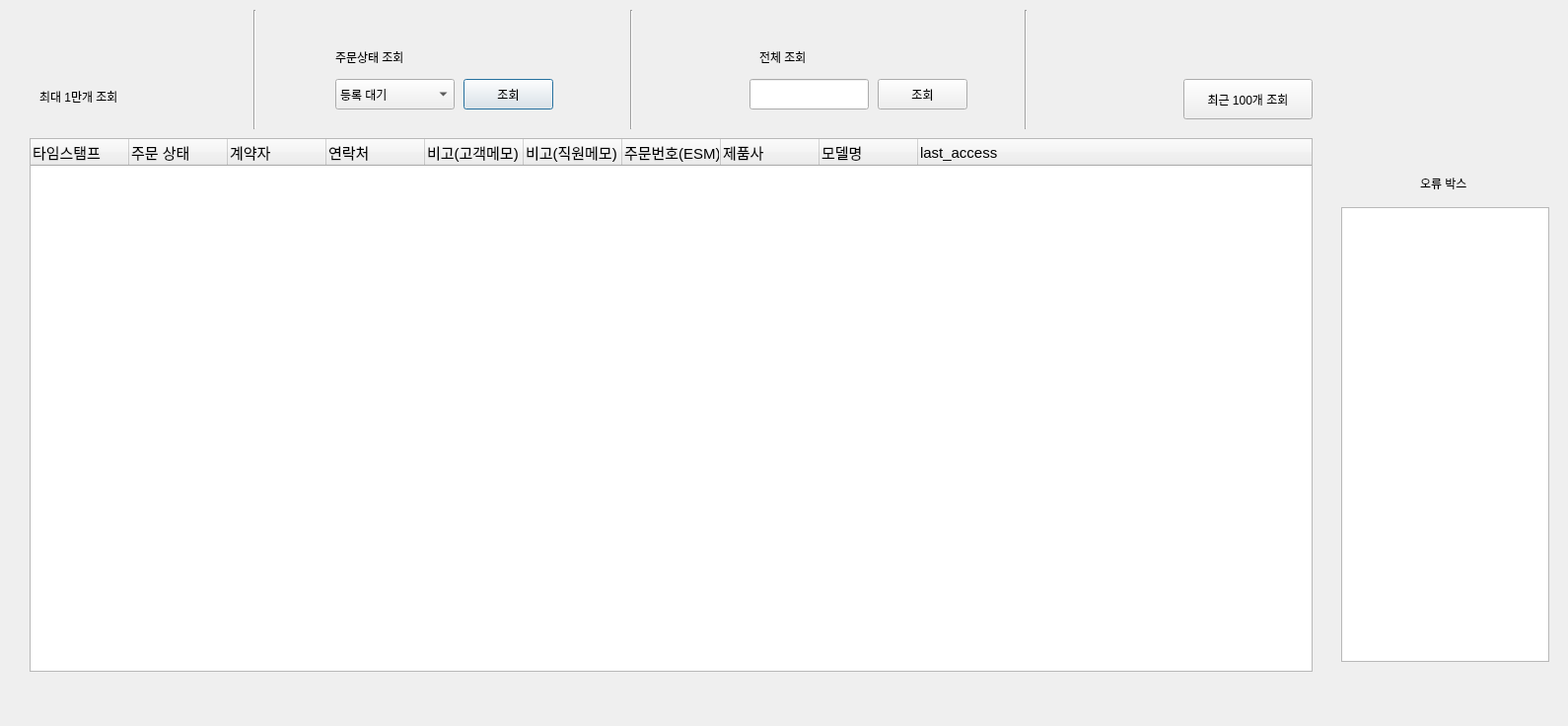
<?xml version="1.0" encoding="UTF-8"?>
<ui version="4.0">
 <class>Dialog</class>
 <widget class="QDialog" name="Dialog">
  <property name="geometry">
   <rect>
    <x>0</x>
    <y>0</y>
    <width>1590</width>
    <height>736</height>
   </rect>
  </property>
  <property name="windowTitle">
   <string>Dialog</string>
  </property>
  <widget class="QTreeWidget" name="treeWidget">
   <property name="geometry">
    <rect>
     <x>30</x>
     <y>140</y>
     <width>1301</width>
     <height>541</height>
    </rect>
   </property>
   <property name="font">
    <font>
     <pointsize>11</pointsize>
    </font>
   </property>
   <column>
    <property name="text">
     <string>타임스탬프</string>
    </property>
   </column>
   <column>
    <property name="text">
     <string>주문 상태</string>
    </property>
   </column>
   <column>
    <property name="text">
     <string>계약자</string>
    </property>
   </column>
   <column>
    <property name="text">
     <string>연락처</string>
    </property>
   </column>
   <column>
    <property name="text">
     <string>비고(고객메모)</string>
    </property>
   </column>
   <column>
    <property name="text">
     <string>비고(직원메모)</string>
    </property>
   </column>
   <column>
    <property name="text">
     <string>주문번호(ESM)</string>
    </property>
   </column>
   <column>
    <property name="text">
     <string>제품사</string>
    </property>
   </column>
   <column>
    <property name="text">
     <string>모델명</string>
    </property>
   </column>
   <column>
    <property name="text">
     <string>last_access</string>
    </property>
   </column>
  </widget>
  <widget class="QPushButton" name="find_order_state">
   <property name="geometry">
    <rect>
     <x>470</x>
     <y>80</y>
     <width>91</width>
     <height>31</height>
    </rect>
   </property>
   <property name="text">
    <string>조회</string>
   </property>
  </widget>
  <widget class="QComboBox" name="order_state">
   <property name="geometry">
    <rect>
     <x>340</x>
     <y>80</y>
     <width>121</width>
     <height>31</height>
    </rect>
   </property>
   <item>
    <property name="text">
     <string>등록 대기</string>
    </property>
   </item>
   <item>
    <property name="text">
     <string>예약</string>
    </property>
   </item>
   <item>
    <property name="text">
     <string>등록 완료</string>
    </property>
   </item>
   <item>
    <property name="text">
     <string>취소</string>
    </property>
   </item>
   <item>
    <property name="text">
     <string>설치 보류</string>
    </property>
   </item>
   <item>
    <property name="text">
     <string>설치 완료</string>
    </property>
   </item>
   <item>
    <property name="text">
     <string>재확인 요청</string>
    </property>
   </item>
  </widget>
  <widget class="QPushButton" name="find_one_hundred">
   <property name="geometry">
    <rect>
     <x>1200</x>
     <y>80</y>
     <width>131</width>
     <height>41</height>
    </rect>
   </property>
   <property name="text">
    <string>최근 100개 조회</string>
   </property>
  </widget>
  <widget class="QPushButton" name="all_find_btn">
   <property name="geometry">
    <rect>
     <x>890</x>
     <y>80</y>
     <width>91</width>
     <height>31</height>
    </rect>
   </property>
   <property name="text">
    <string>조회</string>
   </property>
  </widget>
  <widget class="QLineEdit" name="all_text">
   <property name="geometry">
    <rect>
     <x>760</x>
     <y>80</y>
     <width>121</width>
     <height>31</height>
    </rect>
   </property>
  </widget>
  <widget class="Line" name="line">
   <property name="geometry">
    <rect>
     <x>250</x>
     <y>10</y>
     <width>16</width>
     <height>121</height>
    </rect>
   </property>
   <property name="orientation">
    <enum>Qt::Vertical</enum>
   </property>
  </widget>
  <widget class="Line" name="line_2">
   <property name="geometry">
    <rect>
     <x>1030</x>
     <y>10</y>
     <width>20</width>
     <height>121</height>
    </rect>
   </property>
   <property name="orientation">
    <enum>Qt::Vertical</enum>
   </property>
  </widget>
  <widget class="Line" name="line_3">
   <property name="geometry">
    <rect>
     <x>630</x>
     <y>10</y>
     <width>20</width>
     <height>121</height>
    </rect>
   </property>
   <property name="orientation">
    <enum>Qt::Vertical</enum>
   </property>
  </widget>
  <widget class="QLabel" name="label">
   <property name="geometry">
    <rect>
     <x>40</x>
     <y>90</y>
     <width>171</width>
     <height>16</height>
    </rect>
   </property>
   <property name="text">
    <string>최대 1만개 조회</string>
   </property>
  </widget>
  <widget class="QLabel" name="label_2">
   <property name="geometry">
    <rect>
     <x>340</x>
     <y>50</y>
     <width>171</width>
     <height>16</height>
    </rect>
   </property>
   <property name="text">
    <string>주문상태 조회</string>
   </property>
  </widget>
  <widget class="QLabel" name="label_3">
   <property name="geometry">
    <rect>
     <x>770</x>
     <y>50</y>
     <width>171</width>
     <height>16</height>
    </rect>
   </property>
   <property name="text">
    <string>전체 조회</string>
   </property>
  </widget>
  <widget class="QLabel" name="label_4">
   <property name="geometry">
    <rect>
     <x>1440</x>
     <y>180</y>
     <width>56</width>
     <height>12</height>
    </rect>
   </property>
   <property name="text">
    <string>오류 박스</string>
   </property>
  </widget>
  <widget class="QTextEdit" name="textEdit">
   <property name="geometry">
    <rect>
     <x>1360</x>
     <y>210</y>
     <width>211</width>
     <height>461</height>
    </rect>
   </property>
  </widget>
 </widget>
 <resources/>
 <connections/>
</ui>
